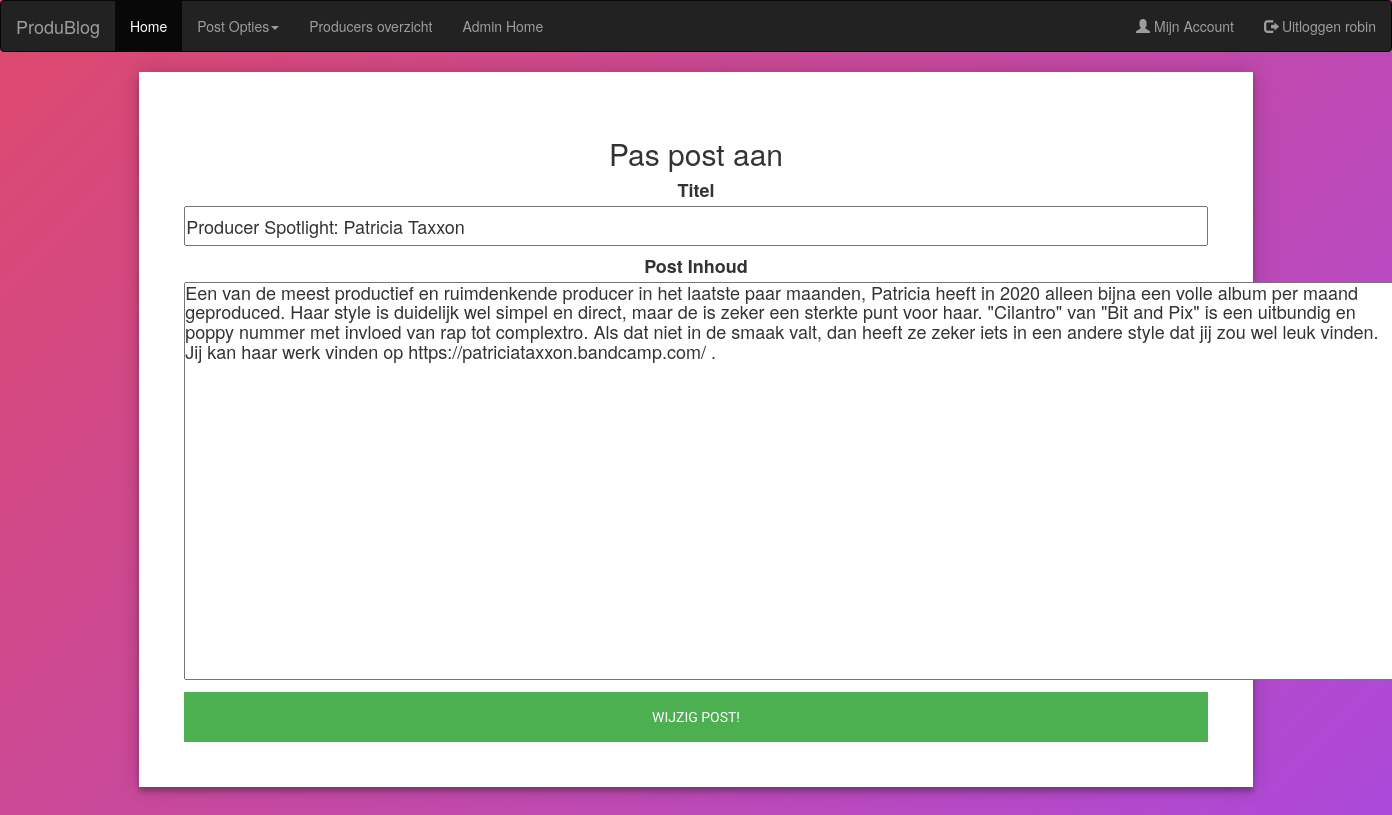
/Produblog/editpost.php?id=34 (signed in), run on the app's committed database.
### tables this page shows
CREATE TABLE `users` (
  `idUsers` int(11) NOT NULL,
  `username` varchar(255) DEFAULT NULL,
  `password` varchar(255) DEFAULT NULL,
  `usertype` varchar(32) DEFAULT NULL,
  `email` varchar(255) DEFAULT NULL,
  `date` date DEFAULT NULL
);

CREATE TABLE `post` (
  `idPost` int(11) NOT NULL,
  `idUsers` int(11) NOT NULL,
  `postname` varchar(64) DEFAULT NULL,
  `postcontent` longtext NOT NULL,
  `file_ops` varchar(255) DEFAULT NULL,
  `datum` date DEFAULT NULL,
  `admin_post` tinyint(1) DEFAULT NULL
);

### Produblog/assets/includes/include.php (called while the page is built, shortened)
<?php
  require_once('header.php');
  require_once('functions/functions.php');
  ?>

### Produblog/assets/includes/functions/functions.php (called while the page is built, shortened)
<?php
function getPost($id = null){
$input_parameters = array();
$con = getDBConnection();
$sql = "SELECT * FROM post";
if($id != null ){
$sql .= " WHERE idPost=? ORDER BY idPost DESC ";
array_push($input_parameters , $id);
}
$stmt = $con->prepare($sql);
$stmt->execute($input_parameters);
return $id != null ? $stmt->fetch() : $stmt->fetchAll();
}
function html($text){
    return htmlspecialchars($text, ENT_QUOTES | ENT_SUBSTITUTE, 'UTF-8');
}
?>

### Produblog/editpost.php (the view)
<?php
 require_once('assets/includes/include.php');
 $id = $_GET["id"];
if(isset($_SESSION['usertype']) && ( ($_SESSION['usertype'] == 'producer')  or ($_SESSION['usertype'] == 'admin') ) ){
	$post = getPost($id);
	echo"
		<div class='postcre'>
		<div class='content'>
			<h2>Pas post aan</h2>
		 <form action='ac_post.php' method='POST'>
				<input type='hidden' name='id' value='".html($post->idPost)."' >
				<h4><label>Titel</label><br>
				<input type='text' name='postname' style='width:100%;height:40px' value='".html($post->postname)."'></h4>
				<h4><label>Post Inhoud</label><br>
				<textarea name='postcontent' id='textarea1' class='mceEditor' cols='120' rows='20'>".html($post->postcontent)."</textarea></h4>
				<input class= 'insert_btn' type='submit' value='Wijzig Post!' name='Update'>
			</form>
		</div>
		</div>
	";
}else{
	echo"
		you do not have access to this page
		<h3 class='loginText'><a class='loginText' href='home.php'>Go home</a></h3>
	";
}
?>

### Produblog/assets/includes/header.php (shortened to what this page needs)
<!DOCTYPE html>
<html lang="en">
<head>
  <link rel="stylesheet" href="assets/css/style.css">
  <link rel="stylesheet" href="https://maxcdn.bootstrapcdn.com/bootstrap/3.4.1/css/bootstrap.min.css">
</head>
<nav class="navbar navbar-inverse">
<?php
	$con = getDBConnection();
		if(isset($_SESSION['idUsers'])){
			$query = "SELECT idUsers, username, email, usertype FROM users WHERE idUsers = :idUsers";
			$user =  $con->prepare($query);
			$user->bindValue(':idUsers', $_SESSION['idUsers']);
			$user->execute();
			$result = $user->fetch(PDO::FETCH_ASSOC);
			echo"
			  <div class='container-fluid'>
				<div class='navbar-header'>
				  <a class='navbar-brand' href='home.php'>ProduBlog</a>
				</div>
				<ul class='nav navbar-nav'>
				  <li class='active'><a href='home.php'>Home</a></li>
			";
			if(isset($_SESSION['usertype']) && ( ($_SESSION['usertype'] == 'producer')  or ($_SESSION['usertype'] == 'admin') ) ){
				echo"  <li class='dropdown'><a class='dropdown-toggle' data-toggle='dropdown' href='#''>Post Opties<span class='caret'></span></a>
					<ul class='dropdown-menu'>
				  <li><a href='mijnposts.php?id=".$_SESSION['idUsers']."'>Mijn Posts</a></li>
				  <li><a href='producer_posts_create.php'>Creëer Post</a></li>
				  </ul>
				  </li>
				";
			  }
			  echo"
				  <li><a href='produceroverzicht.php'>Producers overzicht</a></li>
			";
			  if(isset($_SESSION['usertype']) && $_SESSION['usertype'] == 'admin'){
				echo "  <li><a href='admin_home.php'>Admin Home</a></li> ";
			  }
			echo"
				</ul>
					<ul class='nav navbar-nav navbar-right'>
						<li><a href='mijnaccount.php'><span class='glyphicon glyphicon-user'></span> Mijn Account</a></li>
						<li><a href='logout.php'><span class='glyphicon glyphicon-log-out'></span> Uitloggen ".$result['username']."</a></li>
					</ul>
			</div>
			";
		}
?>
</nav>
<body>

### Produblog/assets/css/style.css (style rules this page uses)
* { margin: 0px; padding: 0px; }
body { background-image: url("../assets/images/produbg.jpg"); font-size: 120%; background: rgb(222,73,109); background: -moz-linear-gradient(-45deg, rgba(222,73,109,1) 0%, rgba(171,73,222,1) 100%); background: -webkit-gradient(linear, left top, right bottom, color-stop(0%,rgba(222,73,109,1)), color-stop(100%,rgba(171,73,222,1))); background: -webkit-linear-gradient(-45deg, rgba(222,73,109,1) 0%,rgba(171,73,222,1) 100%); background: -o-linear-gradient(-45deg, rgba(222,73,109,1) 0%,rgba(171,73,222,1) 100%); background: -ms-linear-gradient(-45deg, rgba(222,73,109,1) 0%,rgba(171,73,222,1) 100%); background: linear-gradient(135deg, rgba(222,73,109,1) 0%,rgba(171,73,222,1) 100%); font-family: "Roboto", sans-serif; -webkit-font-smoothing: antialiased; -moz-osx-font-smoothing: grayscale; }
.postcre { position: relative; z-index: 1; background: #FFFFFF; max-width: 80%; margin: 0 auto 100px; padding: 45px; text-align: center; box-shadow: 0 0 20px 0 rgba(0, 0, 0, 0.2), 0 5px 5px 0 rgba(0, 0, 0, 0.24); }
.postcre .insert_btn { font-family: "Roboto", sans-serif; text-transform: uppercase; outline: 0; background: #4CAF50; width: 100%; border: 0; padding: 15px; color: #FFFFFF; font-size: 14px; -webkit-transition: all 0.3 ease; transition: all 0.3 ease; cursor: pointer; }

### data on the page
users: username "robin"
post: postname "Producer Spotlight: Patricia Taxxon", postcontent "Een van de meest productief en ruimdenkende producer in het laatste paar maanden, Patricia heeft in 2020 alleen bijna een volle album per maand geproduced. Haar style is duidelijk wel simpel en direct, maar de is zeker een sterkte punt voor haar. \"Cilantro\" van \"Bit and Pix\" is een uitbundig en poppy nummer met invloed van rap tot complextro. Als dat niet in de smaak valt, dan heeft ze zeker iets in een andere style dat jij zou wel leuk vinden. Jij kan haar werk vinden op https://patriciataxxon.bandcamp.com/ ."
